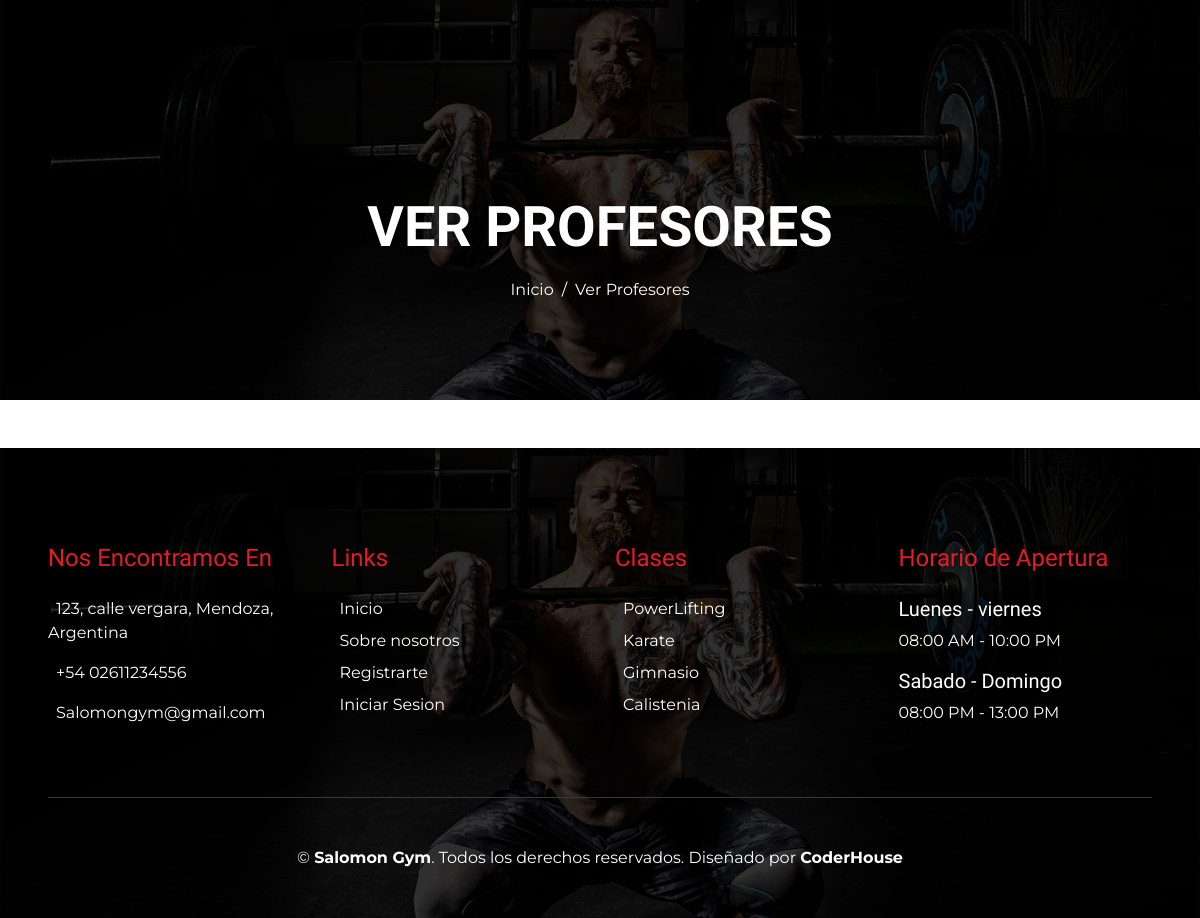
The app's page /mostrar_profesores/, older data.
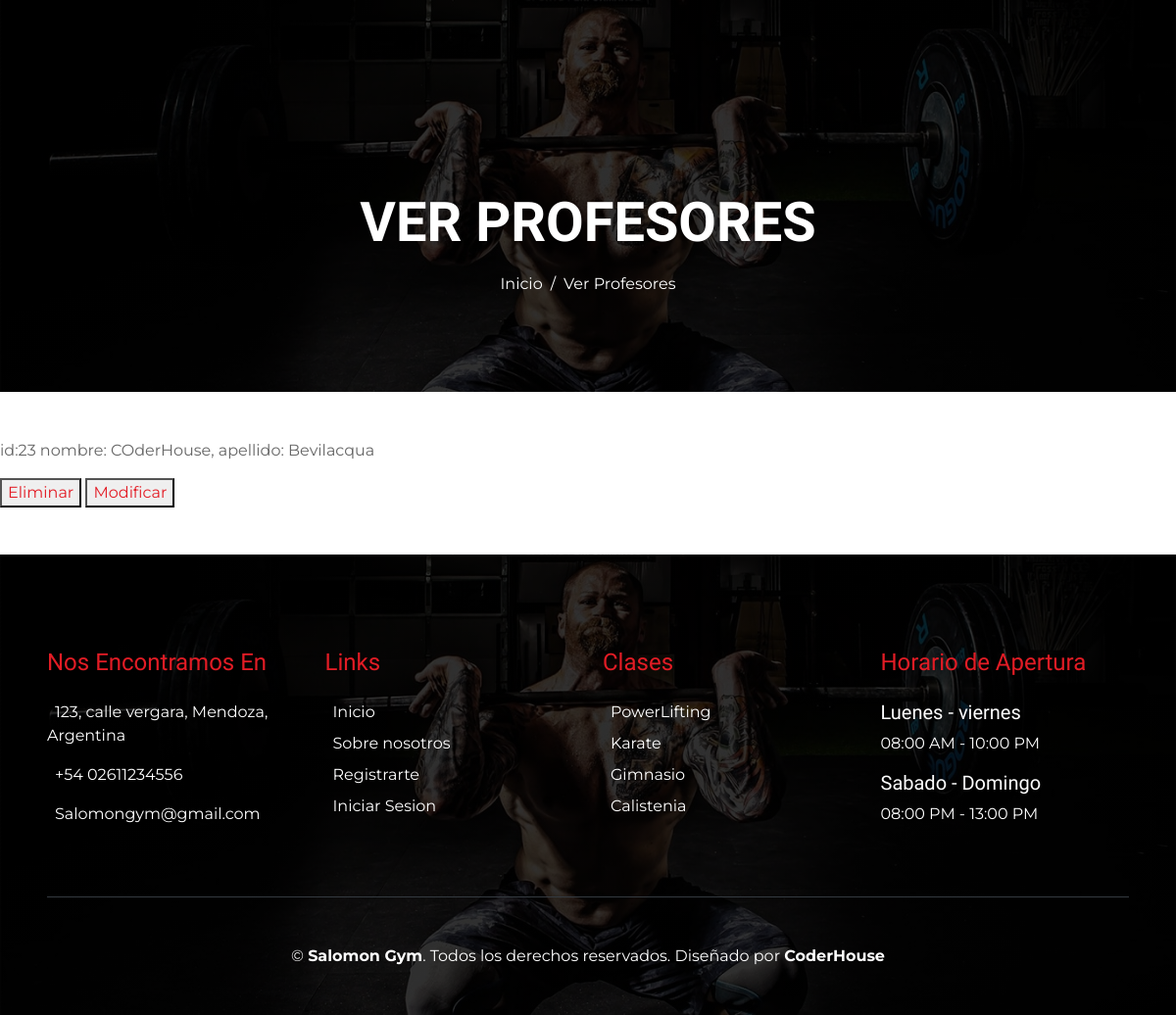
The same page, newer data.
### Appundercoder/models.py (models this page shows)
class Profesor(models.Model):
    nombre= models.CharField(max_length=40)
    apellido= models.CharField(max_length=40)
    email=models.EmailField()
    celular= models.IntegerField()
    edad= models.IntegerField()
    def __str__(self):
        return f' nombre: {self.nombre}, apellido: {self.apellido}'

### Appundercoder/views.py (the view)
# urls.py: path('mostrar_profesores/',mostrarprofesores, name='mostrarprofe'),
def mostrarprofesores(request):
   profesor = Profesor.objects.all
   context = {'profesores': profesor}
   return render(request, 'mostrarprofes.html', context=context)

### templates/mostrarprofes.html (shortened to what this page needs)
{% load static %}
<head>
    <link href="{%static "lib/flaticon/font/flaticon.css" %} rel="stylesheet">
    <link href="{% static "css/style.min.css" %}" rel="stylesheet">
</head>
<body class="bg-white">
<div class="container-fluid page-header mb-5">
    <div class="d-flex flex-column align-items-center justify-content-center pt-0 pt-lg-5" style="min-height: 400px">
        <h4 class="display-4 mb-3 mt-0 mt-lg-5 text-white text-uppercase font-weight-bold">Ver Profesores</h4>
        <div class="d-inline-flex">
            <p class="m-0 text-white"><a class="text-white" href="{% url 'mostrar' %}">Inicio</a></p>
            <p class="m-0 text-white px-2">/</p>
            <p class="m-0 text-white">Ver Profesores</p>
        </div>
    </div>
</div>
{% for profesor in profesores %}
<p>
    id:{{profesor.id}}
    {{profesor}}
</p>
<button>
        <a href="{% url 'Eliminar Profesor' profesor_id=profesor.id %}">Eliminar</a>
</button>
<button>
    <a href="{% url 'Actualizar Profesor' profesor_id=profesor.id %}">Modificar</a>
</button>
{% endfor %}
<div class="footer container-fluid mt-5 py-5 px-sm-3 px-md-5 text-white">
    <div class="row pt-5">
        <div class="col-lg-3 col-md-6 mb-5">
            <h4 class="text-primary mb-4">Nos Encontramos En</h4>
            <p>123, calle vergara, Mendoza, Argentina</p>
            <p>+54 02611234556</p>
            <p>Salomongym@gmail.com</p>
        </div>
        <div class="col-lg-3 col-md-6 mb-5">
            <h4 class="text-primary mb-4">Links</h4>
            <div class="d-flex flex-column justify-content-start">
                <a class="text-white mb-2" href="{% url 'mostrar' %}">Inicio</a>
                <a class="text-white mb-2" href="{% url 'nosotros' %}">Sobre nosotros</a>
                <a class="text-white mb-2" href="{% url 'registrar' %}">Registrarte</a>
                <a class="text-white mb-2" href="{% url 'iniciarsesion' %}">Iniciar Sesion</a>
            </div>
        </div>
        <div class="col-lg-3 col-md-6 mb-5">
            <h4 class="text-primary mb-4">Clases</h4>
            <div class="d-flex flex-column justify-content-start">
                <a class="text-white mb-2" >PowerLifting</a>
                <a class="text-white mb-2" >Karate</a>
                <a class="text-white mb-2" >Gimnasio</a>
                <a class="text-white mb-2" >Calistenia</a>
            </div>
        </div>
        <div class="col-lg-3 col-md-6 mb-5">
            <h4 class="text-primary mb-4">Horario de Apertura</h4>
            <h5 class="text-white">Luenes - viernes</h5>
            <p>08:00 AM - 10:00 PM</p>
            <h5 class="text-white">Sabado - Domingo</h5>
            <p>08:00 PM - 13:00 PM</p>
        </div>
    </div>
    <div class="container border-top border-dark pt-5">
        <p class="m-0 text-center text-white">
            &copy; <a class="text-white font-weight-bold" href="#">Salomon Gym</a>. Todos los derechos reservados. Diseñado por
            <a class="text-white font-weight-bold" href="https://plataforma.coderhouse.com/cursos">CoderHouse</a>
        </p>
    </div>
</div>

Row changes from the older to the newer data that the page shows:
added Profesor: id "23", nombre+apellido "nombre: COderHouse, apellido: Bevilacqua"
